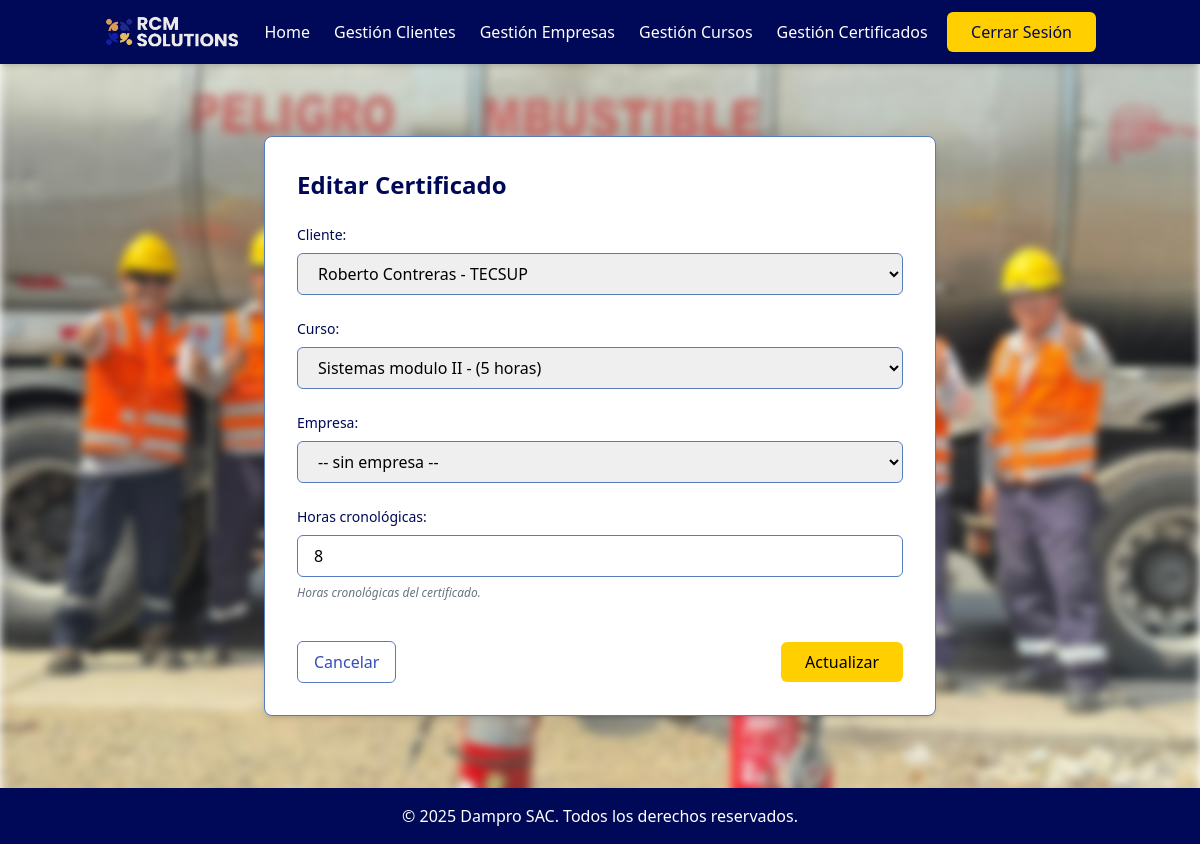
The page /dashboard/certificados/edit/1/ (signed in) on the database its author committed.
### system/models.py (models this page shows)
class Certificate(models.Model):
    cert_code = models.CharField(max_length=100, unique=True)
    usuario = models.ForeignKey(Usuario, on_delete=models.CASCADE, related_name='certificates')
    course = models.ForeignKey(Course, on_delete=models.CASCADE, related_name='certificates')
    empresa = models.ForeignKey(Empresa, on_delete=models.CASCADE, related_name='certificates', null=True, blank=True)
    creation_date = models.DateTimeField(default=models.functions.Now)  # Se cambió de auto_now_add=True para permitir edición
    chronological_hours = models.PositiveIntegerField()

class Usuario(models.Model):
    first_name = models.CharField(max_length=100)
    last_name = models.CharField(max_length=100)
    second_last_name = models.CharField(max_length=100, blank=True, null=True)
    dni = models.CharField(max_length=8, unique=True, null=True, blank=True)  # DNI peruano estándar de 8 dígitos
    user_type = models.CharField(max_length=50)
    empresa = models.ForeignKey(Empresa, on_delete=models.CASCADE, related_name='usuarios', null=True, blank=True)

class Course(models.Model):
    name = models.CharField(max_length=200)
    course_hours = models.PositiveIntegerField()

### system/views.py (the view, shortened to what this page needs)
# urls.py: path('dashboard/certificados/edit/<int:pk>/', views.edit_certificado,   name='edit_certificado'),
@login_required
def edit_certificado(request, pk):
    certificado = get_object_or_404(Certificate, pk=pk)
    usuarios = Usuario.objects.all()
    cursos   = Course.objects.all()
    empresas = Empresa.objects.all()
    return render(request, 'system/certificado_form.html', {
        'action': 'edit',
        'certificado': certificado,
        'usuarios': usuarios,
        'cursos': cursos,
        'empresas': empresas,
    })

### system/views.py (called while the page is built)
def login_required(view_func):
    @wraps(view_func)
    def wrapped_view(request, *args, **kwargs):
        if not request.session.get('user_id'):
            return redirect('system:login')
        return view_func(request, *args, **kwargs)
    return wrapped_view

### system/templates/system/certificado_form.html (shortened to what this page needs)
{% extends 'system/base_logged.html' %}
{% block content %}
<section class="py-12">
  <div class="container mx-auto px-4">
    <div class="bg-rcm-white border border-rcm-blue-light rounded-lg shadow-md p-8 max-w-2xl mx-auto">
      <h1 class="text-2xl font-bold text-rcm-navy mb-6">
        {% if action == 'add' %}Agregar Certificado{% else %}Editar Certificado{% endif %}
      </h1>
      <form method="post" action="" class="space-y-6">
        <div class="space-y-2">
          <label for="usuario_id" class="block text-sm font-medium text-rcm-navy">Cliente:</label>
          <select
            name="usuario_id"
            id="usuario_id"
            required
            class="w-full px-4 py-2 border border-rcm-blue-light rounded-md focus:ring-2 focus:ring-rcm-gold focus:border-transparent text-rcm-black"
          >
            {% for u in usuarios %}
              <option value="{{ u.id }}"
                {% if certificado and certificado.usuario.id == u.id %}selected{% endif %}>
                {{ u.first_name }} {{ u.last_name }}{% if u.empresa %} - {{ u.empresa.nombre }}{% endif %}
              </option>
            {% endfor %}
          </select>
        </div>        <div class="space-y-2">
          <label for="course_id" class="block text-sm font-medium text-rcm-navy">Curso:</label>
          <select
            name="course_id"
            id="course_id"
            required
            {% if action == 'add' %}
            onchange="updateCourseHours(this)"
            {% else %}
            onchange="updateCourseHoursIfChangedInEdit(this)"
            {% endif %}
            class="w-full px-4 py-2 border border-rcm-blue-light rounded-md focus:ring-2 focus:ring-rcm-gold focus:border-transparent text-rcm-black"
          >
            {% for cr in cursos %}
              <option value="{{ cr.id }}" data-hours="{{ cr.course_hours }}"
                {% if certificado and certificado.course.id == cr.id %}selected{% endif %}>
                {{ cr.name }} - ({{ cr.course_hours }} horas)
              </option>
            {% endfor %}
          </select>
        </div>
        {% if action == 'edit' %}
        <div class="space-y-2">
          <label for="empresa_id" class="block text-sm font-medium text-rcm-navy">Empresa:</label>
          <select
            name="empresa_id"
            id="empresa_id"
            class="w-full px-4 py-2 border border-rcm-blue-light rounded-md focus:ring-2 focus:ring-rcm-gold focus:border-transparent text-rcm-black"
          >
            <option value="">-- sin empresa --</option>
          </select>
        </div>
        {% endif %}
        <div class="space-y-2">
          <label for="chronological_hours" class="block text-sm font-medium text-rcm-navy">Horas cronológicas:</label>
          <input
            type="number"
            name="chronological_hours"
            id="chronological_hours"
            value="{{ certificado.chronological_hours|default_if_none:0 }}"
            required
            class="w-full px-4 py-2 border border-rcm-blue-light rounded-md focus:ring-2 focus:ring-rcm-gold focus:border-transparent text-rcm-black"
          />
          <p class="text-xs text-gray-500 italic">Horas cronológicas del certificado.</p>
        </div>
        <div class="flex items-center justify-between pt-4">
          <a href="{% url 'system:gestion_certificados' %}" class="py-2 px-4 border border-rcm-blue-light rounded-md text-rcm-blue-medium hover:bg-rcm-blue-light hover:text-rcm-white transition-colors">
            Cancelar
          </a>
          <button
            type="submit"
            class="bg-rcm-gold text-rcm-black py-2 px-6 rounded-md font-medium hover:bg-yellow-400 transition-colors"
          >
            {% if action == 'add' %}Crear{% else %}Actualizar{% endif %}
          </button>
        </div>
      </form>
    </div>
  </div>
</section>
{% endblock %}

### rows shown on the page
Certificate: usuario_id "Roberto Contreras - TECSUP", course_id "Sistemas modulo II - (5 horas)", chronological_hours "8"
